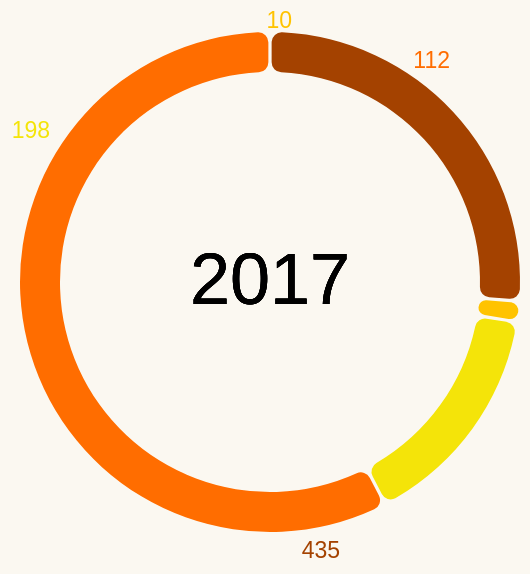

Vega-Lite specification for this chart:
### Vega-Lite specification from a JSON file in a GitHub repository (floating-point values rounded to 4 significant figures)
{"$schema": "https://vega.github.io/schema/vega-lite/v5.json", "width": 250, "height": 250, "background": "#FBF8F1", "data": {"values": [{"Comfortability": "Physical health", "Count": 435}, {"Comfortability": "Mental health", "Count": 10}, {"Comfortability": "Both", "Count": 198}, {"Comfortability": "Neither", "Count": 112}]}, "config": {"legend": {"disable": true}}, "layer": [{"mark": {"type": "arc", "padAngle": 0.01, "innerRadius": 105, "cornerRadius": 5}, "encoding": {"theta": {"field": "Count", "type": "quantitative"}, "color": {"field": "Comfortability", "type": "nominal", "scale": {"range": ["#A44200", "#FFC300", "#F4E409", "#FF6D00"]}}, "tooltip": [{"field": "Comfortability", "type": "nominal", "title": "Comfortability in sharing"}, {"field": "Count", "type": "quantitative", "title": "Count"}]}}, {"mark": {"type": "text", "align": "center", "baseline": "middle", "fontSize": 36}, "encoding": {"text": {"value": "2017"}}}, {"mark": {"type": "text", "align": "right", "dx": 11, "dy": -130, "fontSize": 11.5}, "encoding": {"text": {"field": "Count", "type": "quantitative"}, "color": {"value": "#FFC300"}, "opacity": {"condition": {"test": "datum['Comfortability'] == 'Mental health'", "value": 1}, "value": 0}}}, {"mark": {"type": "text", "align": "right", "dx": 90, "dy": -110, "fontSize": 11.5}, "encoding": {"text": {"field": "Count", "type": "quantitative"}, "color": {"value": "#FF6D00"}, "opacity": {"condition": {"test": "datum['Comfortability'] == 'Neither'", "value": 1}, "value": 0}}}, {"mark": {"type": "text", "align": "right", "dx": 35, "dy": 135, "fontSize": 11.5}, "encoding": {"text": {"field": "Count", "type": "quantitative"}, "color": {"value": "#A44200"}, "opacity": {"condition": {"test": "datum['Comfortability'] == 'Physical health'", "value": 1}, "value": 0}}}, {"mark": {"type": "text", "align": "right", "dx": -110, "dy": -75, "fontSize": 11.5}, "encoding": {"text": {"field": "Count", "type": "quantitative"}, "color": {"value": "#F4E409"}, "opacity": {"condition": {"test": "datum['Comfortability'] == 'Both'", "value": 1}, "value": 0}}}]}
